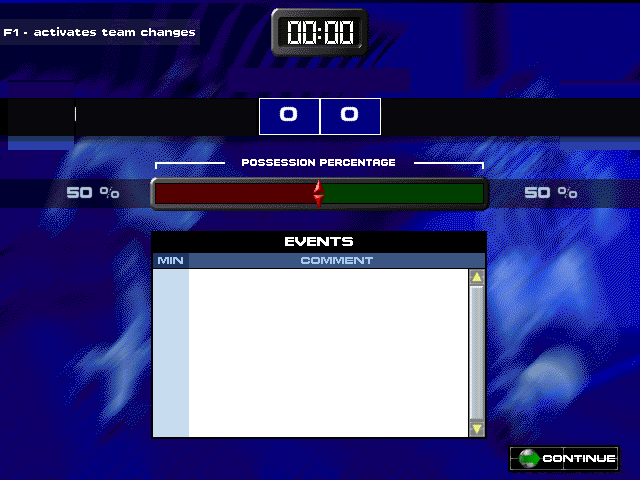
#> input picture app/art/screens/matchflow/brief_ft.png, 640 x 480 px, given in place of dropdown_matchoptions_match.png, which was not available
$ python build_match_flow_chrome_from_frames.py
#> lines starting #> are read from the running program, lines starting #| are printed output that depends on the picture; after the words box and inside, x2 and y2 are one past the last pixel; in counts of white or black regions, pixels touching at a corner belong together; pictures that were not available may be replaced by others from this repository, and a replacement may not be noted
#!/usr/bin/env python3
"""Bake the CAREER MATCH-PRESENTATION static chrome (MATCH OPTIONS modal +
RESULT-mode HALF/FULL TIME + BRIEF-mode) from the real game's own frames.

Binding frames (all captured from the real MANAGER.EXE under Wine):
  MATCH OPTIONS : screenshots/wine-captures-2026-07-12/dropdown_matchoptions_match.png
                  (the MATCH tab; RESULTS selected red, LINE-UPS ON, CANCEL/OK).
                  Reversed row rects corroborated in docs/re/match_view_re.md
                  (FUN_004e2630: WATCH/HIGHLIGHTS/BRIEF/RESULTS 98x25 @ y100,
                  panel-local x {5,109,214,317}).
  RESULT (FULL) : screenshots/wine-captures-2026-07-12/match_result_fulltime.png
                  (Man Utd 1-2 Bolton, Old Trafford; STATISTICS x2 + stadium
                  panel + MAN OF THE MATCH + CONTINUE).
  RESULT (HALF) : screenshots/wine-captures-2026-07-12/match_result_halftime_oldtrafford.png
                  (HALF TIME title; manager-side TACTICS/LINE-UP buttons).
  BRIEF         : screenshots/original-walkthrough-2026-07-02/073_162649.png
                  (F.C. Barcelona 0-0 Manchester Utd, KICK OFF: clock, kits
                  scoreline, possession bar, empty EVENTS feed, in-match
                  LINE-UP/TACTICS/MAN-TO-MAN/STATISTICS + KICK OFF + EXIT).

Doctrine (docs/re/SPEC_BINDING.md): every baked pixel traces to a frame. The
chrome layer IS the original frame with ONLY the state-dependent data pixels
cleared to a resting look; the scenes redraw the dynamic layer on top:
  MATCH OPTIONS -> nothing dynamic (all labels static): the whole modal is cut.
  RESULT        -> club names, scores, the real GOAL rows, and the Career-known
                   stadium CAPACITY/ATTENDANCE. BOOKINGS / TOTAL FOULS /
                   POSSESSION% / MAN-OF-THE-MATCH / attendance-money /
                   sponsor lines are NOT produced by the instant-result stat
                   engine -> they stay the original chrome with an honest
                   empty/absent state (never fabricated; see match_flow_re.md).
  BRIEF         -> clock, half/state label, names, score, and the goal-only
                   EVENTS feed (Kick Off + real Goal lines). Possession is a gap.

The header band (y0..61) of the RESULT frames is repainted by the screen via
PMChrome.draw_match_header + the HALF/FULL TIME title sprite cut here (the same
recomposition the LINE-UP / VIEW RIVAL / FIXTURES rollouts proved 0px).

Outputs (app/art/screens/matchflow/):
  mo_modal.png            the MATCH OPTIONS modal (cut verbatim)
  title_halftime.png / title_fulltime.png   barra title sprites
  result_ft.png           FULL TIME body (y61..479), dynamic data cleared
  result_ht.png           HALF TIME body (y61..479), dynamic data cleared
  brief.png               BRIEF body (whole frame), dynamic data cleared
  tools/re/specs/match_flow_chrome_samples.json   geometry + colours + hit-rects

Every measured invariant is asserted so a bad crop or a regenerated capture
fails loudly instead of baking garbage.  Run:  python3 tools/re/build_match_flow_chrome_from_frames.py
"""

from __future__ import annotations

import json
from pathlib import Path

import numpy as np
from PIL import Image

ROOT = Path(__file__).resolve().parents[2]
WCAP = ROOT / "screenshots" / "wine-captures-2026-07-12"
WALK = ROOT / "screenshots" / "original-walkthrough-2026-07-02"
ART = ROOT / "app" / "art" / "screens" / "matchflow"
SPECS = Path(__file__).resolve().parent / "specs"

F_MO = WCAP / "dropdown_matchoptions_match.png"
F_FT = WCAP / "match_result_fulltime.png"
F_HT = WCAP / "match_result_halftime_oldtrafford.png"
F_BRIEF = WALK / "073_162649.png"


def load(p: Path) -> np.ndarray:
    a = np.asarray(Image.open(p).convert("RGB"))
#> a is the input picture: shape (480, 640, 3); mean R, G, B 62.4, 62.7, 127.2
    if a.shape[0] != 480 or a.shape[1] not in (640, 641):
        raise SystemExit(f"{p.name}: unexpected size {a.shape}")
    return a[:, :640].copy()  # 641st column = capture artifact


# [5 lines left out: function save, not called in this run]


def expect(cond: bool, what: str) -> None:
    if not cond:
        raise SystemExit(f"frame invariant FAILED: {what}")


def px(a: np.ndarray, x: int, y: int) -> tuple:
    return tuple(int(v) for v in a[y, x])


# [12 lines left out: function band_row_fill, not called in this run]


def main() -> None:
    spec: dict = {}

    # ======================= MATCH OPTIONS ====================================
    mo = load(F_MO)
    # The modal is a light-framed panel over the hub. Cut its bounding box from
    # the bright outer frame (>185 on all channels) inside the modal window.
    bright = (mo[:, :, 0] > 185) & (mo[:, :, 1] > 185) & (mo[:, :, 2] > 185)
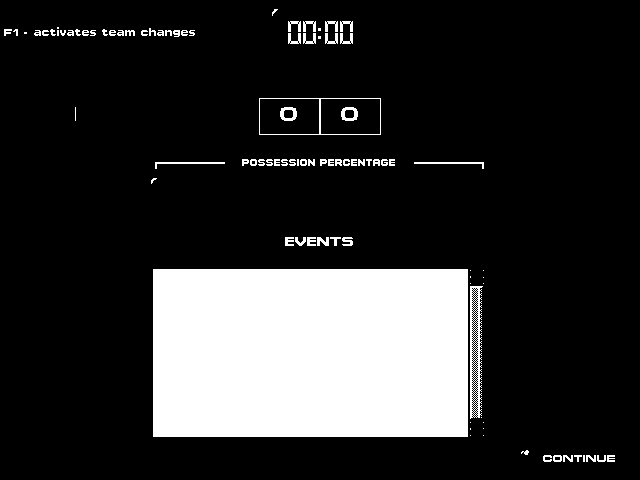
#> bright: shape (480, 640) bool; 18.8% white; 92 white regions (24 under 20 px), largest, box (x1, y1, x2, y2) and area: (153, 269, 468, 437) 52920, (470, 286, 483, 419) 1032, (259, 98, 381, 135) 384
    win = np.zeros_like(bright)
    win[112:374, 98:544] = bright[112:374, 98:544]
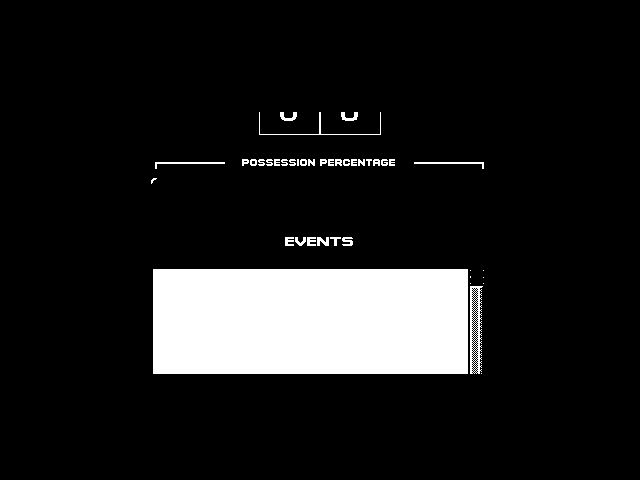
#> win: shape (480, 640) bool; 11.6% white; 41 white regions (9 under 20 px), largest, box (x1, y1, x2, y2) and area: (153, 269, 468, 374) 33075, (470, 286, 483, 374) 690, (259, 112, 381, 135) 210
    ys, xs = np.where(win)
    mx0, mx1, my0, my1 = int(xs.min()), int(xs.max()), int(ys.min()), int(ys.max())
#> mx0 = 151; mx1 = 483; my0 = 112; my1 = 373
    expect(
        430 <= mx1 - mx0 <= 448 and 250 <= my1 - my0 <= 264,
        f"MO modal bbox {mx0},{my0}..{mx1},{my1}",
    )
    save(mo[my0 : my1 + 1, mx0 : mx1 + 1], "mo_modal.png")
    # The GRAPHICS / CAMERAS / SOUND tabs are the SAME modal with different panel
    # content. Cut each at the IDENTICAL bbox (so all four register pixel-exact) from
    # its own live capture. The tab row's active-tab highlight is baked-in per capture,
    # so switching the sprite gives the correct active-tab colour for free.
    for tab in ("graphics", "cameras", "sound"):
        ta = load(WCAP / f"dropdown_matchoptions_{tab}.png")
        # confirm this capture's modal sits at the same box before cutting.
        tb = (ta[:, :, 0] > 185) & (ta[:, :, 1] > 185) & (ta[:, :, 2] > 185)
        tw = np.zeros_like(tb)
        tw[112:374, 98:544] = tb[112:374, 98:544]
        tys, txs = np.where(tw)
        expect(
            abs(int(txs.min()) - mx0) <= 1
            and abs(int(txs.max()) - mx1) <= 1
            and abs(int(tys.min()) - my0) <= 1
            and abs(int(tys.max()) - my1) <= 1,
            f"MO {tab} modal bbox drift {int(txs.min())},{int(tys.min())}..{int(txs.max())},{int(tys.max())}",
        )
        save(ta[my0 : my1 + 1, mx0 : mx1 + 1], f"mo_modal_{tab}.png")
    # Hit-rects (frame-measured, modal-local). Row y-spans: view 279..297,
    # tab 312..330, bottom 342..370. View buttons x {WATCH,HIGHLIGHTS,BRIEF,
    # RESULTS}; bottom CANCEL/OK.
    spec["match_options"] = {
        "binding_frame": F_MO.name,
        "modal_xy": [mx0, my0],
        "modal_wh": [mx1 - mx0 + 1, my1 - my0 + 1],
        # absolute-frame hit rects (x,y,w,h)
        "view_row_y": [279, 297],
        "view_btns": {  # measured left/right edges -> x,w
            "watch": [116, 97],
            "highlights": [220, 97],
            "brief": [325, 97],
            "results": [428, 97],
        },
        "bottom_row_y": [342, 370],
        "bottom_btns": {
            "lineups": [109, 103],
            "on": [216, 46],
            "cancel": [323, 102],
            "ok": [430, 102],
        },
        # tab row (MATCH/GRAPHICS/CAMERAS/SOUND): same four columns as the view row,
        # y 312..330 (bake note). Switching the sprite shows each tab's real panel.
        "tab_row_y": [312, 330],
        "tab_btns": {
            "match": [116, 97],
            "graphics": [220, 97],
            "cameras": [325, 97],
            "sound": [428, 97],
        },
        "tab_panels": {
            "match": "mo_modal.png",
            "graphics": "mo_modal_graphics.png",
            "cameras": "mo_modal_cameras.png",
            "sound": "mo_modal_sound.png",
        },
        # Per-tab controls — frame-measured from the tab captures (the RE FUN_004e2630
        # never reversed these sub-rects, so the capture pixels are the source). Every
        # one configures the ABSENT 3D/positional engine or its (un-built) match audio,
        # so all are honest no-ops at runtime: the dialog tracks + persists the choice
        # exactly like the original's MANAGER.INI, but there is no 3D view/match-audio
        # for it to change. Rects are absolute-frame (x,y,w,h), centred on the label.
        "graphics_controls": {
            "sky": [191, 190, 44, 20],
            "boards": [191, 230, 44, 20],
            "shadows": [191, 270, 44, 20],
            "pitch_high": [418, 193, 48, 23],
            "pitch_med": [464, 193, 48, 23],
            "pitch_low": [418, 226, 48, 23],
            "pitch_min": [464, 226, 48, 23],
            "stadium_high": [398, 266, 46, 22],
            "stadium_med": [446, 266, 44, 22],
            "stadium_low": [492, 266, 40, 22],
        },
        "camera_controls": {"auto": [122, 270, 46, 20], "free": [178, 270, 60, 20]},
        "sound_controls": {
            "fx": [181, 281, 44, 20],
            "ambient": [299, 281, 44, 20],
            "comments": [427, 281, 44, 20],
        },
        "note": (
            "Reversed FUN_004e2630 view-row rects (98x25 @ y100, panel-local "
            "x 5/109/214/317) corroborate; frame is the pixel source. Only "
            "WATCH/BRIEF/RESULTS are buildable (HIGHLIGHTS = 3D .p3d absent). "
            "The GRAPHICS/CAMERAS/SOUND sub-controls are frame-measured (not "
            "in the RE) and honest no-ops (their 3D/audio target is absent)."
        ),
    }

    # ======================= RESULT titles ====================================
    # Barra chrome-gradient titles "HALF TIME" / "FULL TIME" (frame sprites, like
    # header/title_lineup.png). Glyph bbox in the barra, excluding the calendar
    # sheet (x>=440). Anchor recorded for PMChrome-less overlay by the screen.
    for frame, name in [(load(F_FT), "fulltime"), (load(F_HT), "halftime")]:
        # glyph edge = the dark chrome outline/shadow (<70) in the title zone
        # (x 160..430 excludes the name plaques left + calendar sheet right).
        dark = frame[12:48, 160:430].max(axis=2) < 70
        ys, xs = np.where(dark)
        tx0, tx1 = 160 + int(xs.min()) - 4, 160 + int(xs.max()) + 4
        ty0, ty1 = 13, 12 + int(ys.max()) + 2
        expect(220 <= tx0 <= 260 and 340 <= tx1 <= 380, f"title {name} bbox x {tx0}..{tx1}")
        save(frame[ty0 : ty1 + 1, tx0 : tx1 + 1], f"title_{name}.png")
        spec.setdefault("result_titles", {})[name] = {"xy": [tx0, ty0]}

    # ======================= RESULT body (FULL TIME) ==========================
    ft = load(F_FT)
    spec["result"] = _bake_result(ft, "result_ft.png", full=True)
    ht = load(F_HT)
    _bake_result(ht, "result_ht.png", full=False)

    # ======================= BRIEF body =======================================
    spec["brief"] = _bake_brief()

    # ======================= SPECS ============================================
    SPECS.mkdir(parents=True, exist_ok=True)
    out = SPECS / "match_flow_chrome_samples.json"
    out.write_text(json.dumps(spec, indent=1) + "\n")
    print(f"  {out.relative_to(ROOT)}")


# --- RESULT bake ------------------------------------------------------------

# scoreband + panels geometry (frame-measured, asserted below)
SB_Y = (66, 108)  # blue scoreline band rows
BAND_FILL = (42, 63, 170)  # uniform scoreband blue (name rows)
BOX_FILL = (0, 0, 128)  # score-box navy interior
# Score boxes frame-measured off the 3 witnessed FT read-outs (all identical:
# match_result_fulltime.png + results_mode_fulltime_readout + readout_fulltime_thedell):
# left white border x266..319 / navy 267..318; right x320..373 / navy 321..372; the two
# share the middle divider. White top border y78, navy 79..112, bottom border y113.
# (The old (246,320)/(339,375) @ y66 over-painted navy up over the name bar + left into
# the band -- the charter #6a "score-box overdraw" bug.)
BOX_L = (266, 319)  # left score box (x span, incl white border)
BOX_R = (320, 373)  # right score box
BOX_Y = (78, 113)  # box y-span (incl white top/bottom borders)
NAME_H = (36, 265)  # home-name clear zone (band, left of left box)
NAME_A = (374, 585)  # away-name clear zone (band, right of right box)
POSS = (30, 612, 116, 140)  # possession band x0,x1,y0,y1
POSS_PILL = (270, 368)  # [POSSESSION] pill x-span kept intact
COLS = {  # cell columns (x span); scrollbar to the right of each
    "hb": (19, 144),
    "hg": (169, 289),
    "ab": (332, 457),
    "ag": (482, 602),
}
ROW_Y0, ROW_PITCH, ROW_H, N_ROWS = 172, 16, 12, 7
FOULS_Y = (300, 316)
STAD = (14, 292, 348, 445)  # stadium panel frame bbox (black frame)
STAD_ICON_X = 76  # keep the car icon left of this x
STAD_BODY_BG = (42, 95, 170)  # flat blue panel-row bg
MOTM = (325, 350, 604, 420)  # motm panel x0,y0,x1,y1

# --- STADIUM panel, measured by DIFFING the two witnessed FULL TIME frames --
# (match_result_fulltime.png = Old Trafford 55,300 / 19,355 / 35% / £145,162 /
#  31% / £6,750  vs  15_fulltime.png = The Dell 15,200 / 12,160 / 80% / £91,200
#  / 86% / £18,750). Pixels that differ between the two are the DATA; everything
# else — the arrow chevrons, all five row LABELS, the sub-cell boundaries and the
# stadium sprite — is static chrome and must survive the bake. The previous bake
# row-medianed the whole label area away, which is the reported "stadium image
# truncated and wrong" (only blank rows + a floating sprite were left).
#
# Panel interior x16..286; chevron zone x16..33; body x34..286, with a right
# sub-cell x216..286 on the two %-carrying rows.
# The LABEL ink is dark, the VALUE ink is white — so the value spans are the white
# ink runs, identical in both frames: cap 109.., att 128.. (+ the % at 236..264),
# attmoney 177.. (the "£" is part of the value), boards % 236..264, sponsor 177...
STAD_ROWS = [
    # key,        y0,  y1,  value_x, sub_x (None = no right sub-cell)
    ("name", 351, 375, 84, None),
    ("cap", 375, 390, 105, None),
    ("att", 392, 407, 124, 216),
    ("attmoney", 409, 424, 173, None),
    ("boards", 426, 441, 287, 216),  # label only; the % lives in the sub-cell
    ("sponsor", 443, 458, 173, None),
]
STAD_X1 = 287  # first column of the white right border
# MAN OF THE MATCH: 32x32 mugshot cell + the 4-row-period blue name band.
MOTM_PHOTO = (312, 370, 344, 402)  # x0,y0,x1,y1
MOTM_BAND_Y = (370, 402)
MOTM_TEXT = (346, 378, 549, 392)  # the name text block inside the band


def _is_scoreband(row: np.ndarray) -> np.ndarray:
    return (row[:, 2] > 120) & (row[:, 0] < 110) & (row[:, 1] < 120)


# [144 lines left out: functions _rowmed, _modal, _bake_result, not called in this run]


# --- BRIEF bake -------------------------------------------------------------

BR_CLOCK = (258, 372, 30, 100)  # LCD box x0,x1,y0,y1 (scene overpaints digits)
BR_STATE_Y = (68, 92)  # "KICK OFF"/"FIRST HALF" label band (below clock)
BR_BAND_Y = (99, 136)  # black scoreline band
BR_NAME_H = (76, 256)  # home name zone (black band, left of boxes)
BR_NAME_A = (382, 586)  # away name zone (black band, right of boxes)
BR_BOX_L = (258, 320)  # left score box
BR_BOX_R = (322, 380)  # right score box
BR_KIT_H = (8, 70, 82, 138)  # home kit x0,x1,y0,y1
BR_KIT_A = (585, 638, 82, 138)  # away kit
BR_EVENTS = (300, 488, 218, 435)  # events panel x0,x1,y0,y1


# [53 lines left out: function _bake_brief, not called in this run]


if __name__ == "__main__":
#> (the run stopped early here; a loop or call above may not have finished)
